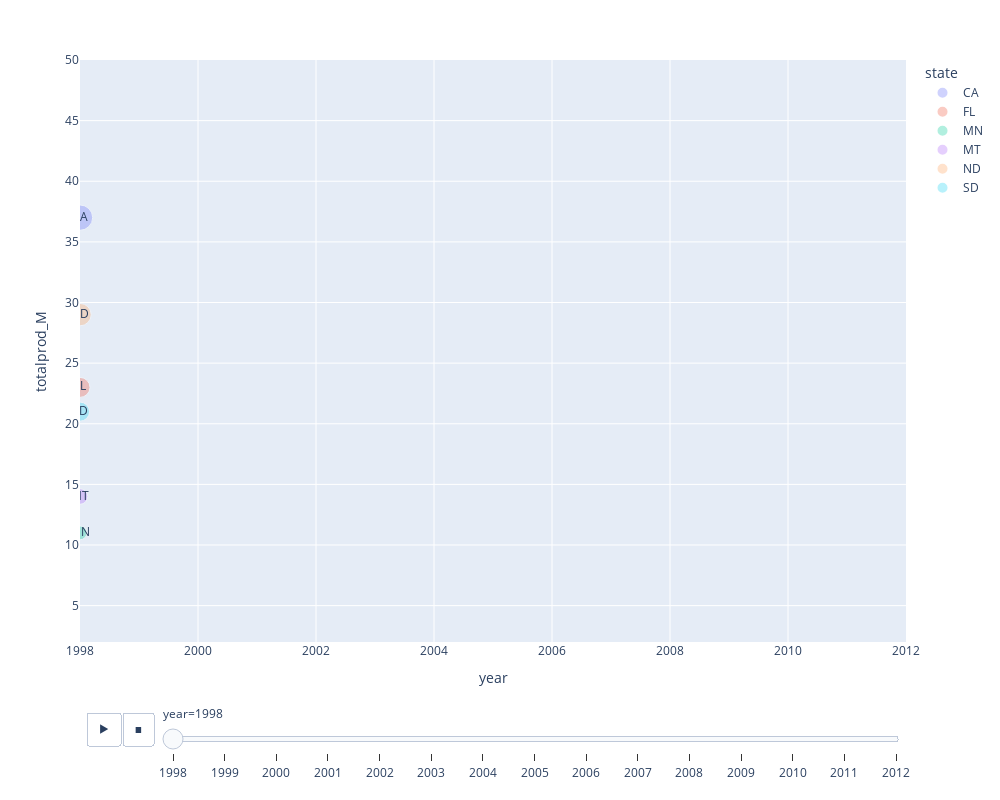

The notebook cell this image was saved under:
### Markdown cell above
### Animate using plotly the total honey production in key states across the years to visualize the trends

https://plotly.com/python/line-and-scatter/
https://plotly.com/python-api-reference/plotly.express.html

### Code cell
# Consider only states with >8M lbs of honey production annually
#
mydata1=mydata[mydata['totalprod_M']>8.]
#
fig = px.scatter(mydata1, x='year', y='totalprod_M', animation_frame="year", range_x=[1998,2012],range_y=[2.,50.],hover_name='state',size='totalprod_M',color='state',text='state',width=1000,height=800,opacity=0.3)
#
fig.layout.updatemenus[0].buttons[0].args[1]['frame']['duration']=1800
fig.layout.updatemenus[0].buttons[0].args[1]['transition']['duration']=1800
#
pio.show(fig)

### Figure 1 — Plotly figure (JSON) as saved in the notebook; plotly's stock layout.template omitted (floating-point values rounded to 4 significant figures)
{"data": [{"hovertemplate": "<b>%{hovertext}</b><br><br>state=%{text}<br>year=%{x}<br>totalprod_M=%{marker.size}<extra></extra>", "hovertext": ["CA"], "legendgroup": "CA", "marker": {"color": "#636efa", "opacity": 0.3, "size": [37], "sizemode": "area", "sizeref": 0.115, "symbol": "circle"}, "mode": "markers+text", "name": "CA", "orientation": "v", "showlegend": true, "text": ["CA"], "type": "scatter", "x": [1998], "xaxis": "x", "y": [37], "yaxis": "y"}, {"hovertemplate": "<b>%{hovertext}</b><br><br>state=%{text}<br>year=%{x}<br>totalprod_M=%{marker.size}<extra></extra>", "hovertext": ["FL"], "legendgroup": "FL", "marker": {"color": "#EF553B", "opacity": 0.3, "size": [23], "sizemode": "area", "sizeref": 0.115, "symbol": "circle"}, "mode": "markers+text", "name": "FL", "orientation": "v", "showlegend": true, "text": ["FL"], "type": "scatter", "x": [1998], "xaxis": "x", "y": [23], "yaxis": "y"}, {"hovertemplate": "<b>%{hovertext}</b><br><br>state=%{text}<br>year=%{x}<br>totalprod_M=%{marker.size}<extra></extra>", "hovertext": ["MN"], "legendgroup": "MN", "marker": {"color": "#00cc96", "opacity": 0.3, "size": [11], "sizemode": "area", "sizeref": 0.115, "symbol": "circle"}, "mode": "markers+text", "name": "MN", "orientation": "v", "showlegend": true, "text": ["MN"], "type": "scatter", "x": [1998], "xaxis": "x", "y": [11], "yaxis": "y"}, {"hovertemplate": "<b>%{hovertext}</b><br><br>state=%{text}<br>year=%{x}<br>totalprod_M=%{marker.size}<extra></extra>", "hovertext": ["MT"], "legendgroup": "MT", "marker": {"color": "#ab63fa", "opacity": 0.3, "size": [14], "sizemode": "area", "sizeref": 0.115, "symbol": "circle"}, "mode": "markers+text", "name": "MT", "orientation": "v", "showlegend": true, "text": ["MT"], "type": "scatter", "x": [1998], "xaxis": "x", "y": [14], "yaxis": "y"}, {"hovertemplate": "<b>%{hovertext}</b><br><br>state=%{text}<br>year=%{x}<br>totalprod_M=%{marker.size}<extra></extra>", "hovertext": ["ND"], "legendgroup": "ND", "marker": {"color": "#FFA15A", "opacity": 0.3, "size": [29], "sizemode": "area", "sizeref": 0.115, "symbol": "circle"}, "mode": "markers+text", "name": "ND", "orientation": "v", "showlegend": true, "text": ["ND"], "type": "scatter", "x": [1998], "xaxis": "x", "y": [29], "yaxis": "y"}, {"hovertemplate": "<b>%{hovertext}</b><br><br>state=%{text}<br>year=%{x}<br>totalprod_M=%{marker.size}<extra></extra>", "hovertext": ["SD"], "legendgroup": "SD", "marker": {"color": "#19d3f3", "opacity": 0.3, "size": [21], "sizemode": "area", "sizeref": 0.115, "symbol": "circle"}, "mode": "markers+text", "name": "SD", "orientation": "v", "showlegend": true, "text": ["SD"], "type": "scatter", "x": [1998], "xaxis": "x", "y": [21], "yaxis": "y"}], "layout": {"height": 800, "legend": {"itemsizing": "constant", "title": {"text": "state"}, "tracegroupgap": 0}, "margin": {"t": 60}, "sliders": [{"active": 0, "currentvalue": {"prefix": "year="}, "len": 0.9, "pad": {"b": 10, "t": 60}, "steps": [{"args": [["1998"], {"frame": {"duration": 0, "redraw": false}, "fromcurrent": true, "mode": "immediate", "transition": {"duration": 0, "easing": "linear"}}], "label": "1998", "method": "animate"}, {"args": [["1999"], {"frame": {"duration": 0, "redraw": false}, "fromcurrent": true, "mode": "immediate", "transition": {"duration": 0, "easing": "linear"}}], "label": "1999", "method": "animate"}, {"args": [["2000"], {"frame": {"duration": 0, "redraw": false}, "fromcurrent": true, "mode": "immediate", "transition": {"duration": 0, "easing": "linear"}}], "label": "2000", "method": "animate"}, {"args": [["2001"], {"frame": {"duration": 0, "redraw": false}, "fromcurrent": true, "mode": "immediate", "transition": {"duration": 0, "easing": "linear"}}], "label": "2001", "method": "animate"}, {"args": [["2002"], {"frame": {"duration": 0, "redraw": false}, "fromcurrent": true, "mode": "immediate", "transition": {"duration": 0, "easing": "linear"}}], "label": "2002", "method": "animate"}, {"args": [["2003"], {"frame": {"duration": 0, "redraw": false}, "fromcurrent": true, "mode": "immediate", "transition": {"duration": 0, "easing": "linear"}}], "label": "2003", "method": "animate"}, {"args": [["2004"], {"frame": {"duration": 0, "redraw": false}, "fromcurrent": true, "mode": "immediate", "transition": {"duration": 0, "easing": "linear"}}], "label": "2004", "method": "animate"}, {"args": [["2005"], {"frame": {"duration": 0, "redraw": false}, "fromcurrent": true, "mode": "immediate", "transition": {"duration": 0, "easing": "linear"}}], "label": "2005", "method": "animate"}, {"args": [["2006"], {"frame": {"duration": 0, "redraw": false}, "fromcurrent": true, "mode": "immediate", "transition": {"duration": 0, "easing": "linear"}}], "label": "2006", "method": "animate"}, {"args": [["2007"], {"frame": {"duration": 0, "redraw": false}, "fromcurrent": true, "mode": "immediate", "transition": {"duration": 0, "easing": "linear"}}], "label": "2007", "method": "animate"}, {"args": [["2008"], {"frame": {"duration": 0, "redraw": false}, "fromcurrent": true, "mode": "immediate", "transition": {"duration": 0, "easing": "linear"}}], "label": "2008", "method": "animate"}, {"args": [["2009"], {"frame": {"duration": 0, "redraw": false}, "fromcurrent": true, "mode": "immediate", "transition": {"duration": 0, "easing": "linear"}}], "label": "2009", "method": "animate"}, {"args": [["2010"], {"frame": {"duration": 0, "redraw": false}, "fromcurrent": true, "mode": "immediate", "transition": {"duration": 0, "easing": "linear"}}], "label": "2010", "method": "animate"}, {"args": [["2011"], {"frame": {"duration": 0, "redraw": false}, "fromcurrent": true, "mode": "immediate", "transition": {"duration": 0, "easing": "linear"}}], "label": "2011", "method": "animate"}, {"args": [["2012"], {"frame": {"duration": 0, "redraw": false}, "fromcurrent": true, "mode": "immediate", "transition": {"duration": 0, "easing": "linear"}}], "label": "2012", "method": "animate"}], "x": 0.1, "xanchor": "left", "y": 0, "yanchor": "top"}], "updatemenus": [{"buttons": [{"args": [null, {"frame": {"duration": 1800, "redraw": false}, "fromcurrent": true, "mode": "immediate", "transition": {"duration": 1800, "easing": "linear"}}], "label": "&#9654;", "method": "animate"}, {"args": [[null], {"frame": {"duration": 0, "redraw": false}, "fromcurrent": true, "mode": "immediate", "transition": {"duration": 0, "easing": "linear"}}], "label": "&#9724;", "method": "animate"}], "direction": "left", "pad": {"r": 10, "t": 70}, "showactive": false, "type": "buttons", "x": 0.1, "xanchor": "right", "y": 0, "yanchor": "top"}], "width": 1000, "xaxis": {"anchor": "y", "categoryarray": [1998, 1999, 2000, 2001, 2002, 2003, 2004, 2005, 2006, 2007, 2008, 2009, 2010, 2011, 2012], "categoryorder": "array", "domain": [0, 1], "range": [1998, 2012], "title": {"text": "year"}}, "yaxis": {"anchor": "x", "domain": [0, 1], "range": [2, 50], "title": {"text": "totalprod_M"}}}}
